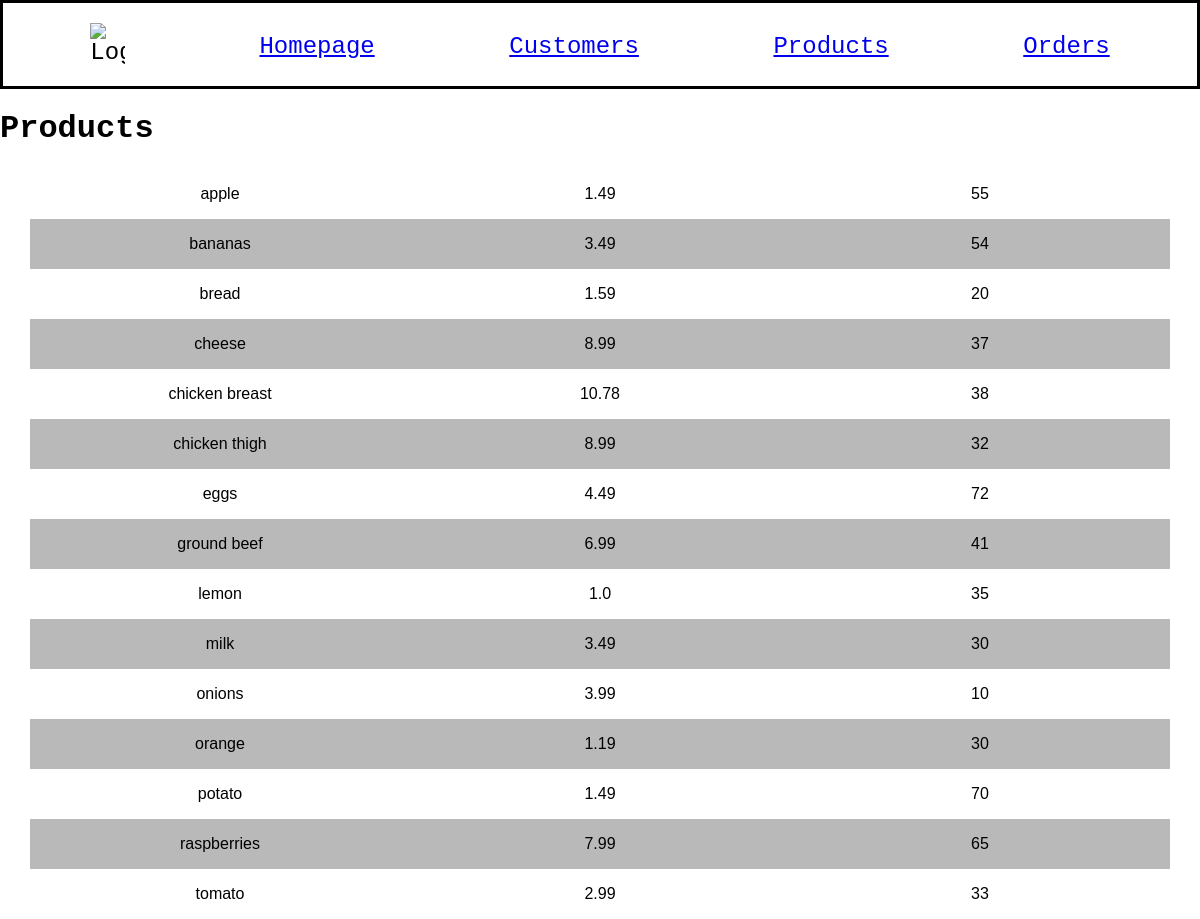
/products, run on an earlier commit of the app's database.
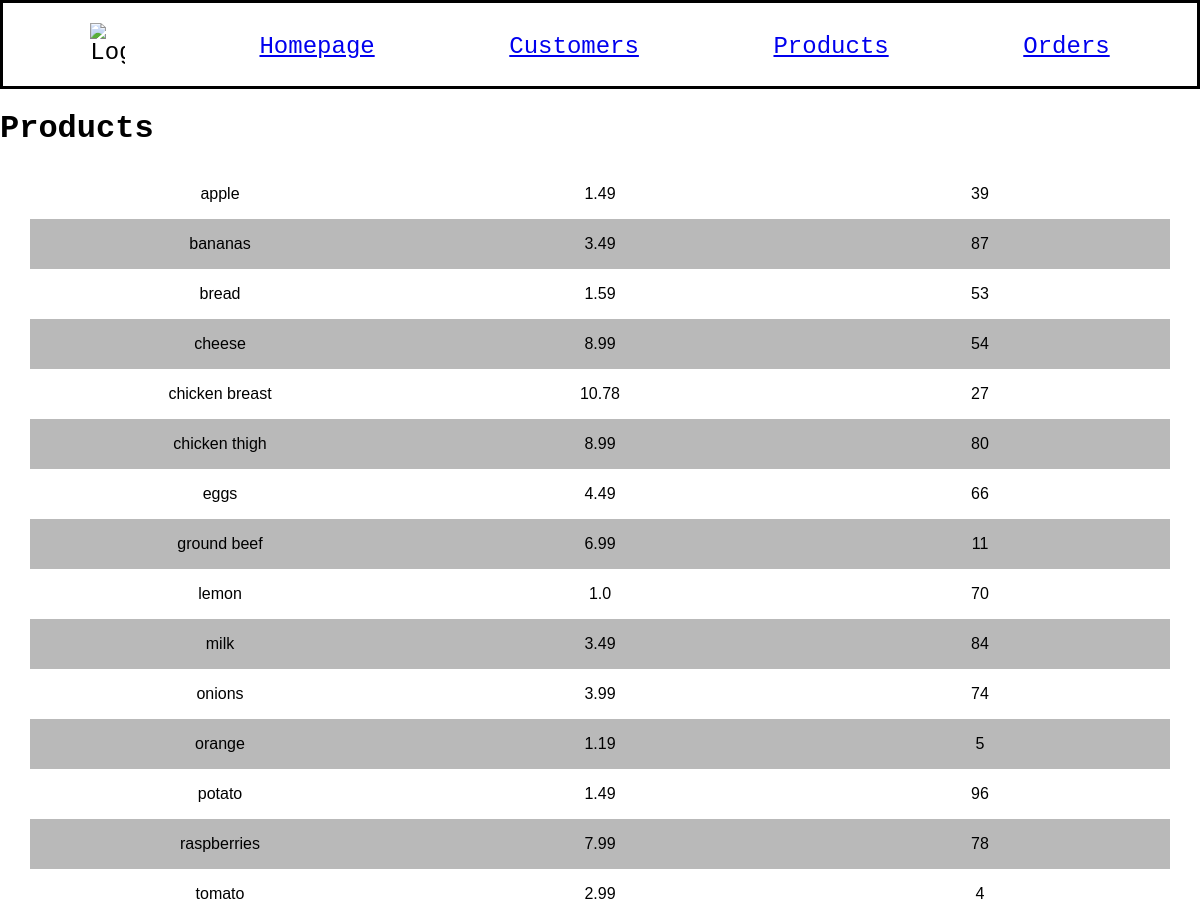
And on a later commit of the database.
### models.py (models this page shows, shortened)
class Product(db.Model):
    id = mapped_column(Integer, primary_key=True)
    name = mapped_column(String(200), nullable=False, unique=True)
    price = mapped_column(String(20), nullable=False)
    quantity = mapped_column(Integer, nullable=False, default=0)

### app.py (the view)
@app.route("/products")
def products():
    statement = select(Product).order_by(Product.name)
    records = db.session.execute(statement)
    app_data = records.scalars()
    return render_template("products.html", products=app_data)

### templates/products.html
{% extends "base.html" %}
{% block content %}
<h1>Products</h1>
{% for product in products %}
<div class="spreadsheet">
    <div>
        <p class="names">{{ product.name }}</p>
    </div>
    <div>
        <p class="info">{{ product.price }}</p>
    </div>
    <div>
        <p class="info">{{ product.quantity }}</p>
    </div>
</div>
{% endfor %}
{% endblock %}

### templates/base.html (shortened to what this page needs)
<!doctype html>
<html lang="en">
    <head>
        <link rel="stylesheet" href="{{ url_for('static', filename='style.css') }}">
    </head>
    <body>
        <nav>
            <img src="https://cdn-icons-png.flaticon.com/128/4507/4507860.png" alt="Logo" style="width: 3%;">
            <a href="{{ url_for('home') }}">Homepage</a>
            <a href="{{ url_for('customers') }}">Customers</a>
            <a href="{{ url_for('products') }}">Products</a>
            <a href="{{ url_for('orders') }}">Orders</a>
        </nav>
        {% block content %}{% endblock %}
    </body>
</html>

### static/style.css (style rules this page uses)
body { background-color: rgb(255, 255, 255); margin: 0 auto; font-family: 'Courier New', Courier, monospace; }
.spreadsheet { font-family: Arial, Helvetica, sans-serif; border-collapse: collapse; margin: 0px 30px 0px 30px; display: flex; justify-content: spac e-between; }
.spreadsheet div { flex: 1; display: flex; justify-content: center; align-items: center; }
.spreadsheet:nth-child(even) { background-color: rgb(185, 185, 185); }

What changed in the data, as far as the page shows it:
changed Product "apple": quantity "55" → "39"
changed Product "bananas": quantity "54" → "87"
changed Product "bread": quantity "20" → "53"
changed Product "cheese": quantity "37" → "54"
changed Product "chicken breast": quantity "38" → "27"
changed Product "chicken thigh": quantity "32" → "80"
changed Product "eggs": quantity "72" → "66"
changed Product "ground beef": quantity "41" → "11"
changed Product "lemon": quantity "35" → "70"
changed Product "milk": quantity "30" → "84"
changed Product "onions": quantity "10" → "74"
changed Product "orange": quantity "30" → "5"
changed Product "potato": quantity "70" → "96"
changed Product "raspberries": quantity "65" → "78"
changed Product "tomato": quantity "33" → "4"
